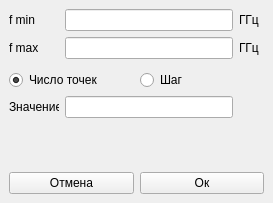
<?xml version="1.0" encoding="UTF-8"?>
<ui version="4.0">
 <class>FreqsSettings</class>
 <widget class="QMainWindow" name="FreqsSettings">
  <property name="geometry">
   <rect>
    <x>0</x>
    <y>0</y>
    <width>273</width>
    <height>203</height>
   </rect>
  </property>
  <property name="windowTitle">
   <string>Диапазон частот</string>
  </property>
  <widget class="QWidget" name="centralwidget">
   <layout class="QVBoxLayout" name="verticalLayout_2">
    <item>
     <layout class="QVBoxLayout" name="verticalLayout">
      <property name="spacing">
       <number>6</number>
      </property>
      <item>
       <layout class="QGridLayout" name="gridLayout">
        <item row="0" column="0">
         <widget class="QLabel" name="fMinLabel">
          <property name="minimumSize">
           <size>
            <width>50</width>
            <height>0</height>
           </size>
          </property>
          <property name="maximumSize">
           <size>
            <width>50</width>
            <height>16777215</height>
           </size>
          </property>
          <property name="text">
           <string>f min</string>
          </property>
         </widget>
        </item>
        <item row="0" column="1">
         <widget class="QLineEdit" name="fMinEdit"/>
        </item>
        <item row="1" column="0">
         <widget class="QLabel" name="fMaxLabel">
          <property name="minimumSize">
           <size>
            <width>50</width>
            <height>0</height>
           </size>
          </property>
          <property name="maximumSize">
           <size>
            <width>50</width>
            <height>16777215</height>
           </size>
          </property>
          <property name="text">
           <string>f max</string>
          </property>
         </widget>
        </item>
        <item row="0" column="2">
         <widget class="QLabel" name="fMinUnitsLabel">
          <property name="minimumSize">
           <size>
            <width>25</width>
            <height>0</height>
           </size>
          </property>
          <property name="maximumSize">
           <size>
            <width>25</width>
            <height>16777215</height>
           </size>
          </property>
          <property name="text">
           <string>ГГц</string>
          </property>
         </widget>
        </item>
        <item row="1" column="1">
         <widget class="QLineEdit" name="fMaxEdit"/>
        </item>
        <item row="1" column="2">
         <widget class="QLabel" name="fMaxUnitsLabel">
          <property name="minimumSize">
           <size>
            <width>25</width>
            <height>0</height>
           </size>
          </property>
          <property name="maximumSize">
           <size>
            <width>25</width>
            <height>16777215</height>
           </size>
          </property>
          <property name="text">
           <string>ГГц</string>
          </property>
         </widget>
        </item>
       </layout>
      </item>
      <item>
       <spacer name="verticalSpacer_3">
        <property name="orientation">
         <enum>Qt::Vertical</enum>
        </property>
        <property name="sizeType">
         <enum>QSizePolicy::Fixed</enum>
        </property>
        <property name="sizeHint" stdset="0">
         <size>
          <width>20</width>
          <height>5</height>
         </size>
        </property>
       </spacer>
      </item>
      <item>
       <layout class="QHBoxLayout" name="horizontalLayout">
        <item>
         <widget class="QRadioButton" name="pNumberRadio">
          <property name="text">
           <string>Число точек</string>
          </property>
          <property name="checked">
           <bool>true</bool>
          </property>
         </widget>
        </item>
        <item>
         <widget class="QRadioButton" name="fStepRadio">
          <property name="text">
           <string>Шаг</string>
          </property>
         </widget>
        </item>
       </layout>
      </item>
      <item>
       <layout class="QHBoxLayout" name="horizontalLayout_2">
        <item>
         <widget class="QLabel" name="valueLabel">
          <property name="minimumSize">
           <size>
            <width>50</width>
            <height>0</height>
           </size>
          </property>
          <property name="maximumSize">
           <size>
            <width>50</width>
            <height>16777215</height>
           </size>
          </property>
          <property name="text">
           <string>Значение</string>
          </property>
         </widget>
        </item>
        <item>
         <widget class="QLineEdit" name="valueEdit"/>
        </item>
        <item>
         <widget class="QLabel" name="label">
          <property name="minimumSize">
           <size>
            <width>25</width>
            <height>0</height>
           </size>
          </property>
          <property name="maximumSize">
           <size>
            <width>25</width>
            <height>16777215</height>
           </size>
          </property>
          <property name="text">
           <string/>
          </property>
         </widget>
        </item>
       </layout>
      </item>
      <item>
       <spacer name="verticalSpacer">
        <property name="orientation">
         <enum>Qt::Vertical</enum>
        </property>
        <property name="sizeHint" stdset="0">
         <size>
          <width>20</width>
          <height>40</height>
         </size>
        </property>
       </spacer>
      </item>
      <item>
       <spacer name="verticalSpacer_2">
        <property name="orientation">
         <enum>Qt::Vertical</enum>
        </property>
        <property name="sizeType">
         <enum>QSizePolicy::Fixed</enum>
        </property>
        <property name="sizeHint" stdset="0">
         <size>
          <width>10</width>
          <height>20</height>
         </size>
        </property>
       </spacer>
      </item>
      <item>
       <layout class="QHBoxLayout" name="horizontalLayout_3">
        <item>
         <widget class="QPushButton" name="cancelButton">
          <property name="text">
           <string>Отмена</string>
          </property>
         </widget>
        </item>
        <item>
         <widget class="QPushButton" name="okButton">
          <property name="text">
           <string>Ок</string>
          </property>
         </widget>
        </item>
       </layout>
      </item>
     </layout>
    </item>
   </layout>
  </widget>
  <widget class="QMenuBar" name="menubar">
   <property name="geometry">
    <rect>
     <x>0</x>
     <y>0</y>
     <width>273</width>
     <height>21</height>
    </rect>
   </property>
  </widget>
 </widget>
 <resources/>
 <connections/>
</ui>
